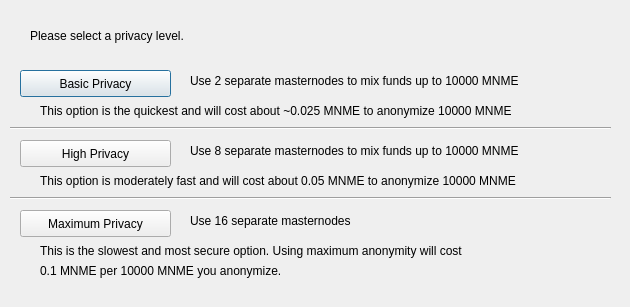
<?xml version="1.0" encoding="UTF-8"?>
<ui version="4.0">
 <class>ObfuscationConfig</class>
 <widget class="QDialog" name="ObfuscationConfig">
  <property name="geometry">
   <rect>
    <x>0</x>
    <y>0</y>
    <width>630</width>
    <height>307</height>
   </rect>
  </property>
  <property name="windowTitle">
   <string>Configure Obfuscation</string>
  </property>
  <widget class="QPushButton" name="buttonBasic">
   <property name="geometry">
    <rect>
     <x>20</x>
     <y>70</y>
     <width>151</width>
     <height>27</height>
    </rect>
   </property>
   <property name="text">
    <string>Basic Privacy</string>
   </property>
  </widget>
  <widget class="QPushButton" name="buttonHigh">
   <property name="geometry">
    <rect>
     <x>20</x>
     <y>140</y>
     <width>151</width>
     <height>27</height>
    </rect>
   </property>
   <property name="text">
    <string>High Privacy</string>
   </property>
  </widget>
  <widget class="QPushButton" name="buttonMax">
   <property name="geometry">
    <rect>
     <x>20</x>
     <y>210</y>
     <width>151</width>
     <height>27</height>
    </rect>
   </property>
   <property name="text">
    <string>Maximum Privacy</string>
   </property>
  </widget>
  <widget class="QLabel" name="label">
   <property name="geometry">
    <rect>
     <x>30</x>
     <y>20</y>
     <width>571</width>
     <height>31</height>
    </rect>
   </property>
   <property name="text">
    <string>Please select a privacy level.</string>
   </property>
  </widget>
  <widget class="QLabel" name="label_2">
   <property name="geometry">
    <rect>
     <x>190</x>
     <y>70</y>
     <width>421</width>
     <height>21</height>
    </rect>
   </property>
   <property name="text">
    <string>Use 2 separate masternodes to mix funds up to 10000 MNME</string>
   </property>
  </widget>
  <widget class="QLabel" name="label_3">
   <property name="geometry">
    <rect>
     <x>190</x>
     <y>140</y>
     <width>411</width>
     <height>21</height>
    </rect>
   </property>
   <property name="text">
    <string>Use 8 separate masternodes to mix funds up to 10000 MNME</string>
   </property>
  </widget>
  <widget class="QLabel" name="label_4">
   <property name="geometry">
    <rect>
     <x>190</x>
     <y>210</y>
     <width>421</width>
     <height>21</height>
    </rect>
   </property>
   <property name="text">
    <string>Use 16 separate masternodes</string>
   </property>
  </widget>
  <widget class="QLabel" name="label_6">
   <property name="geometry">
    <rect>
     <x>40</x>
     <y>100</y>
     <width>561</width>
     <height>21</height>
    </rect>
   </property>
   <property name="text">
    <string>This option is the quickest and will cost about ~0.025 MNME to anonymize 10000 MNME</string>
   </property>
  </widget>
  <widget class="QLabel" name="label_7">
   <property name="geometry">
    <rect>
     <x>40</x>
     <y>170</y>
     <width>561</width>
     <height>21</height>
    </rect>
   </property>
   <property name="text">
    <string>This option is moderately fast and will cost about 0.05 MNME to anonymize 10000 MNME</string>
   </property>
  </widget>
  <widget class="QLabel" name="label_8">
   <property name="geometry">
    <rect>
     <x>40</x>
     <y>240</y>
     <width>561</width>
     <height>21</height>
    </rect>
   </property>
   <property name="text">
    <string>This is the slowest and most secure option. Using maximum anonymity will cost</string>
   </property>
  </widget>
  <widget class="QLabel" name="label_9">
   <property name="geometry">
    <rect>
     <x>40</x>
     <y>260</y>
     <width>561</width>
     <height>21</height>
    </rect>
   </property>
   <property name="text">
    <string>0.1 MNME per 10000 MNME you anonymize.</string>
   </property>
  </widget>
  <widget class="Line" name="line">
   <property name="geometry">
    <rect>
     <x>10</x>
     <y>120</y>
     <width>601</width>
     <height>16</height>
    </rect>
   </property>
   <property name="orientation">
    <enum>Qt::Horizontal</enum>
   </property>
  </widget>
  <widget class="Line" name="line_2">
   <property name="geometry">
    <rect>
     <x>10</x>
     <y>190</y>
     <width>601</width>
     <height>16</height>
    </rect>
   </property>
   <property name="orientation">
    <enum>Qt::Horizontal</enum>
   </property>
  </widget>
 </widget>
 <resources/>
 <connections/>
</ui>
